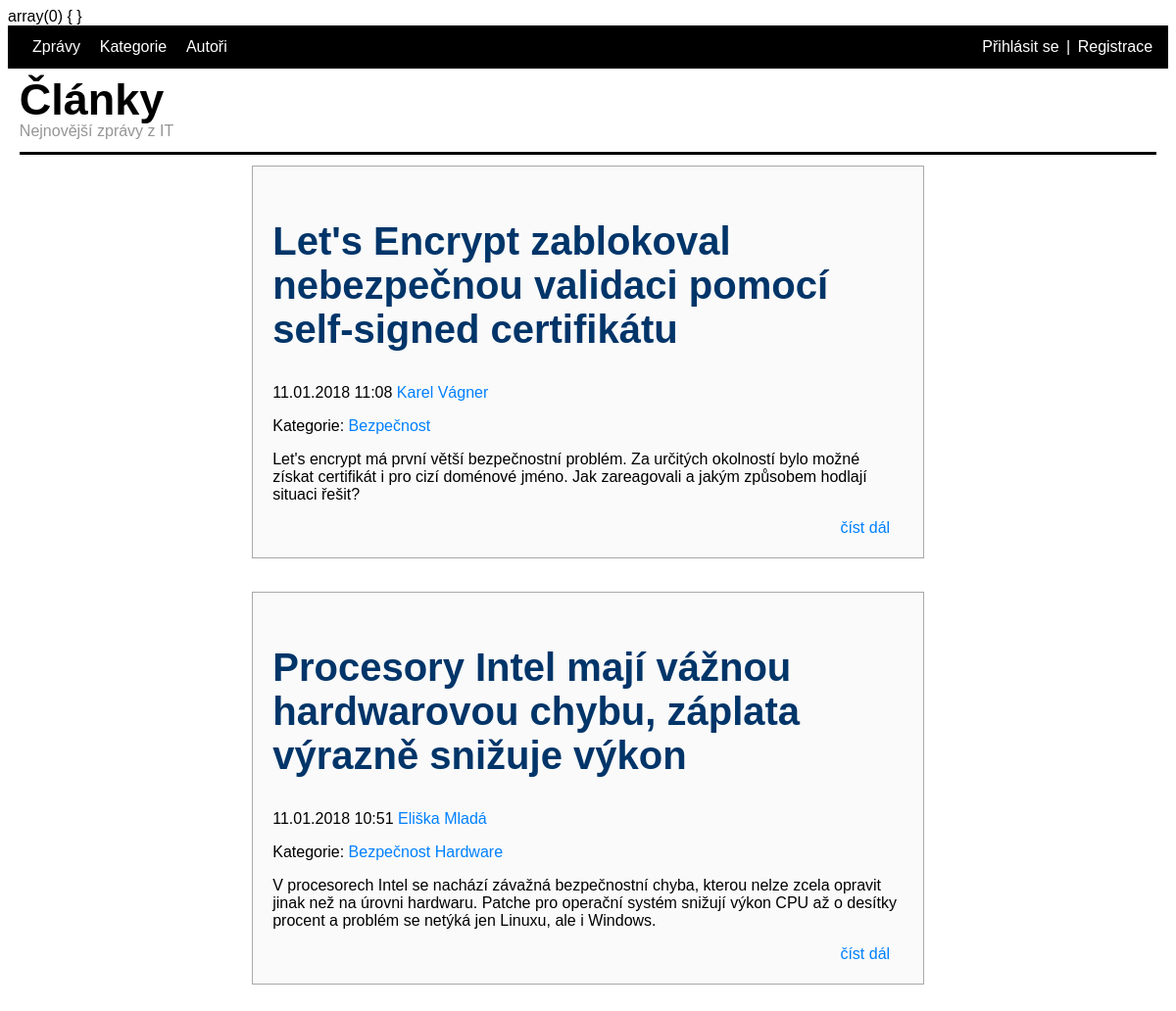
The page / on the database its author committed.
### tables this page shows
CREATE TABLE `article` (
  `id` int(10) UNSIGNED NOT NULL,
  `author_id` int(11) NOT NULL,
  `title` varchar(150) NOT NULL,
  `perex` text NOT NULL,
  `text` text NOT NULL,
  `visible` tinyint(1) NOT NULL,
  `created_at` timestamp NOT NULL DEFAULT current_timestamp()
);

CREATE TABLE `author` (
  `id` int(11) NOT NULL,
  `email` varchar(255) NOT NULL,
  `password` varchar(255) NOT NULL,
  `name` varchar(20) NOT NULL,
  `surname` varchar(50) NOT NULL
);

CREATE TABLE `article_category` (
  `article_id` int(10) UNSIGNED NOT NULL,
  `category_id` int(11) NOT NULL
);

CREATE TABLE `category` (
  `id` int(11) NOT NULL,
  `name` varchar(50) NOT NULL
);

### index.php (the view, shortened to what this page needs)
<?php
        var_dump($_SESSION);
?>
<html lang="en">
<head>
    <link rel="stylesheet" href="style.css">
</head>
<body>
<?php
require_once 'database.php';
$sql = 'SELECT article.id, article.title, article.perex, article.created_at, author.name, author.surname,article.author_id FROM article
    INNER JOIN author on article.author_id = author.id
    where article.visible = 1
    order by article.created_at desc
    limit 5
    ';
$stmt = $conn->query($sql);
$articles = $stmt->fetchAll();
$acsql = 'SELECT article_category.article_id, article_category.category_id, category.name FROM article_category
INNER JOIN category on category.id = article_category.category_id
';
$acstmt = $conn->query($acsql);
$ac = $acstmt->fetchAll();
?>
<header class="header">
        <div class="header1">
        <a class="odkazy" href="index.php">Zprávy</a>
        <a class="odkazy" href="category.php">Kategorie</a>
        <a class="odkazy" href="author.php">Autoři</a>
        </div>
        <div class="header2">
        <?php if(isset($_SESSION['author'])): ?>
        <a class="logout" href="logout.php"> Odhlásit</a>
        <?php else: ?>
        <a class="login" href="login.php">Přihlásit se</a>
        |
        <a class="login" href="authoradd.php">Registrace</a>
        <?php endif; ?>
        </div>
</header>
<div class="head">
<h1 class="Title">Články</h1>
<p class="underHeadline">Nejnovější zprávy z IT</p>
</div>
<div class="main">
    <?php foreach ($articles as $a): ?>
    <div class="article">
        <h2 class="articleTitle"><?= $a['title'] ?></h2>
        <p><?= date_format(date_create($a['created_at']),'d.m.Y H:i') ?> <a class="articleHREF" href="authorfilter.php?id=<?= $a['author_id'] ?>"><?= $a['name'] ?> <?= $a['surname'] ?></a></p>
        <p>Kategorie:
        <?php foreach ($ac as $autcat): ?>
            <?php if ($autcat['article_id']==$a['id']): ?>
            <a class="articleHREF" href="categoryfilter.php?id=<?= $autcat['category_id'] ?>"><?= $autcat['name'] ?></a>
            <?php endif; ?>
        <?php endforeach; ?>
        </p>
        <p><?= $a['perex'] ?></p>
        <a class="detailHREF" href="articledetail.php?id=<?= $a['id'] ?>">číst dál</a>
    </div>
    <?php endforeach; ?>
</div>
</body>
</html>

### style.css (style rules this page uses)
@media only screen and (min-width: 1111px) { body { font-family: "Arial"; } }
@media only screen and (min-width: 1111px) { header { border: solid 1px black; background-color: black; padding: 1%; } }
@media only screen and (min-width: 1111px) { .odkazy { margin-left: 1%; color: white; text-decoration: none; border: solid black; } }
@media only screen and (min-width: 1111px) { .main { margin: 1%; padding-right: 20%; padding-left: 20%; } }
@media only screen and (min-width: 1111px) { .underHeadline { color: rgb(150, 150, 150); line-height: 1%; margin-bottom: 20px; } }
@media only screen and (min-width: 1111px) { .head { border-bottom: 3px black solid; margin: 1%; } }
@media only screen and (min-width: 1111px) { .Title { font-size: 45px; line-height: 0.1; } }
@media only screen and (min-width: 1111px) { .article { margin-bottom: 5%; border:solid 1px rgb(168, 168, 168); background-color: rgb(250, 250, 250); padding: 3%; } }
@media only screen and (min-width: 1111px) { .articleTitle { color: rgb(0, 53, 105); font-size: 40px; } }
@media only screen and (min-width: 1111px) { .articleHREF { text-decoration: none; color: rgb(0, 128, 255); } }
@media only screen and (min-width: 1111px) { .detailHREF { text-decoration: none; color: rgb(0, 128, 255); margin-left: 90%; } }
@media only screen and (min-width: 1111px) { .header { color:white; display: grid; grid-template-columns: 80% 20%; } }
@media only screen and (min-width: 1111px) { .header1 { color:white; grid-column: 1; } }
@media only screen and (min-width: 1111px) { .header2 { color:white; text-align: right; grid-column: 2; } }
@media only screen and (min-width: 1111px) { .login { color: white; text-decoration: none; border: solid black; } }

### rows shown on the page
article: title "Let's Encrypt zablokoval nebezpečnou validaci pomocí self-signed certifikátu", created_at "11.01.2018 11:08", author.name "Karel", author.surname "Vágner", perex "Let's encrypt má první větší bezpečnostní problém. Za určitých okolností bylo možné získat certifikát i pro cizí doménové jméno. Jak zareagovali a jakým způsobem hodlají situaci řešit?"
article_category: category.name "Bezpečnost"
article: title "Procesory Intel mají vážnou hardwarovou chybu, záplata výrazně snižuje výkon", created_at "11.01.2018 10:51", author.name "Eliška", author.surname "Mladá", perex "V procesorech Intel se nachází závažná bezpečnostní chyba, kterou nelze zcela opravit jinak než na úrovni hardwaru. Patche pro operační systém snižují výkon CPU až o desítky procent a problém se netýká jen Linuxu, ale i Windows."
article_category: category.name "Bezpečnost"
article_category: category.name "Hardware"
